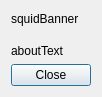
<?xml version="1.0" encoding="UTF-8"?>
<ui version="4.0">
 <class>About</class>
 <widget class="QDialog" name="About">
  <property name="geometry">
   <rect>
    <x>0</x>
    <y>0</y>
    <width>101</width>
    <height>97</height>
   </rect>
  </property>
  <property name="sizePolicy">
   <sizepolicy hsizetype="Preferred" vsizetype="Preferred">
    <horstretch>0</horstretch>
    <verstretch>0</verstretch>
   </sizepolicy>
  </property>
  <property name="minimumSize">
   <size>
    <width>0</width>
    <height>0</height>
   </size>
  </property>
  <property name="maximumSize">
   <size>
    <width>99999</width>
    <height>99999</height>
   </size>
  </property>
  <property name="windowTitle">
   <string>Dialog</string>
  </property>
  <property name="windowIcon">
   <iconset resource="squid.qrc">
    <normaloff>:/ico</normaloff>:/ico</iconset>
  </property>
  <property name="sizeGripEnabled">
   <bool>false</bool>
  </property>
  <property name="modal">
   <bool>false</bool>
  </property>
  <layout class="QVBoxLayout" name="verticalLayout">
   <item>
    <widget class="QLabel" name="squidBanner">
     <property name="text">
      <string>squidBanner</string>
     </property>
    </widget>
   </item>
   <item>
    <spacer name="verticalSpacer">
     <property name="orientation">
      <enum>Qt::Vertical</enum>
     </property>
     <property name="sizeType">
      <enum>QSizePolicy::Fixed</enum>
     </property>
     <property name="sizeHint" stdset="0">
      <size>
       <width>20</width>
       <height>10</height>
      </size>
     </property>
    </spacer>
   </item>
   <item>
    <widget class="QLabel" name="aboutText">
     <property name="focusPolicy">
      <enum>Qt::NoFocus</enum>
     </property>
     <property name="text">
      <string>aboutText</string>
     </property>
     <property name="alignment">
      <set>Qt::AlignBottom|Qt::AlignLeading|Qt::AlignLeft</set>
     </property>
     <property name="textInteractionFlags">
      <set>Qt::LinksAccessibleByMouse|Qt::TextSelectableByMouse</set>
     </property>
    </widget>
   </item>
   <item>
    <layout class="QHBoxLayout" name="horizontalLayout">
     <item>
      <spacer name="horizontalSpacer">
       <property name="orientation">
        <enum>Qt::Horizontal</enum>
       </property>
       <property name="sizeHint" stdset="0">
        <size>
         <width>40</width>
         <height>20</height>
        </size>
       </property>
      </spacer>
     </item>
     <item>
      <widget class="QPushButton" name="closeButton">
       <property name="text">
        <string>Close</string>
       </property>
      </widget>
     </item>
    </layout>
   </item>
  </layout>
 </widget>
 <resources>
  <include location="squid.qrc"/>
 </resources>
 <connections/>
</ui>
